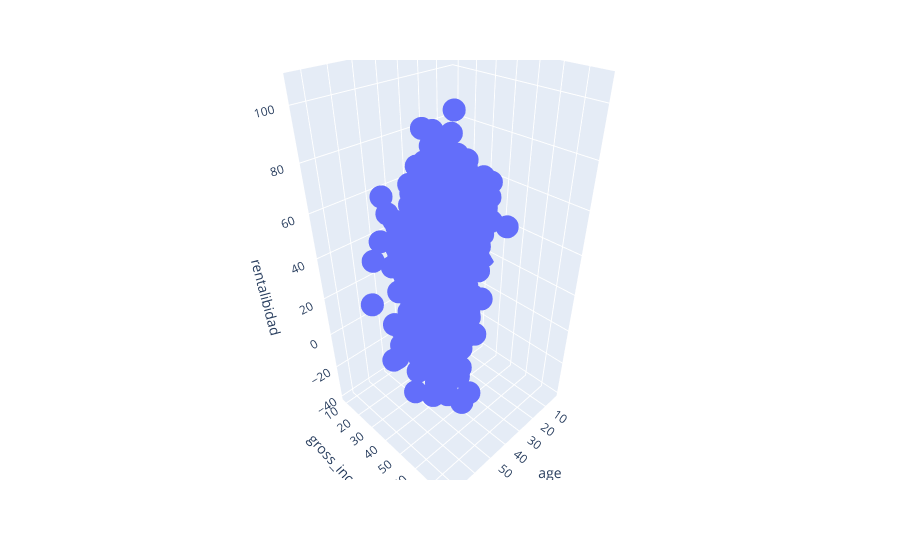

The code cell stored with this chart in its notebook:
### Markdown cell above
## Extendemos un atributo más

### Code cell
clients_df['rentalibidad'] = pd.Series([np.where(x<40, 20, 60) for x in clients_df['gross_income_Ks'].values])
def define_rentabilidad(x):
    if x<40:
        return random.normal(20, 20, 1)[0].round(2)
    elif (x>40)&(x<60):
        return random.normal(60, 10, 1)[0].round(2)
    else:
        return random.normal(45, 20, 1)[0].round(2) 

clients_df['rentalibidad'] = clients_df['gross_income_Ks'].apply(define_rentabilidad)

import plotly.express as px

fig = px.scatter_3d(clients_df, x='age', y='gross_income_Ks', z='rentalibidad')
fig.show()

### Figure 1 — Plotly figure (JSON) as saved in the notebook; plotly's stock layout.template omitted (floating-point values rounded to 4 significant figures; data arrays with more than 128 entries replaced by an {"elided": "..."} marker saying what was removed)
{"data": [{"hovertemplate": "age=%{x}<br>gross_income_Ks=%{y}<br>rentalibidad=%{z}<extra></extra>", "legendgroup": "", "marker": {"color": "#636efa", "symbol": "circle"}, "mode": "markers", "name": "", "scene": "scene", "showlegend": false, "type": "scatter3d", "x": {"elided": "1500 int values"}, "y": {"elided": "1500 int values"}, "z": {"elided": "1500 float values"}}], "layout": {"legend": {"tracegroupgap": 0}, "margin": {"t": 60}, "scene": {"domain": {"x": [0, 1], "y": [0, 1]}, "xaxis": {"title": {"text": "age"}}, "yaxis": {"title": {"text": "gross_income_Ks"}}, "zaxis": {"title": {"text": "rentalibidad"}}}}}
